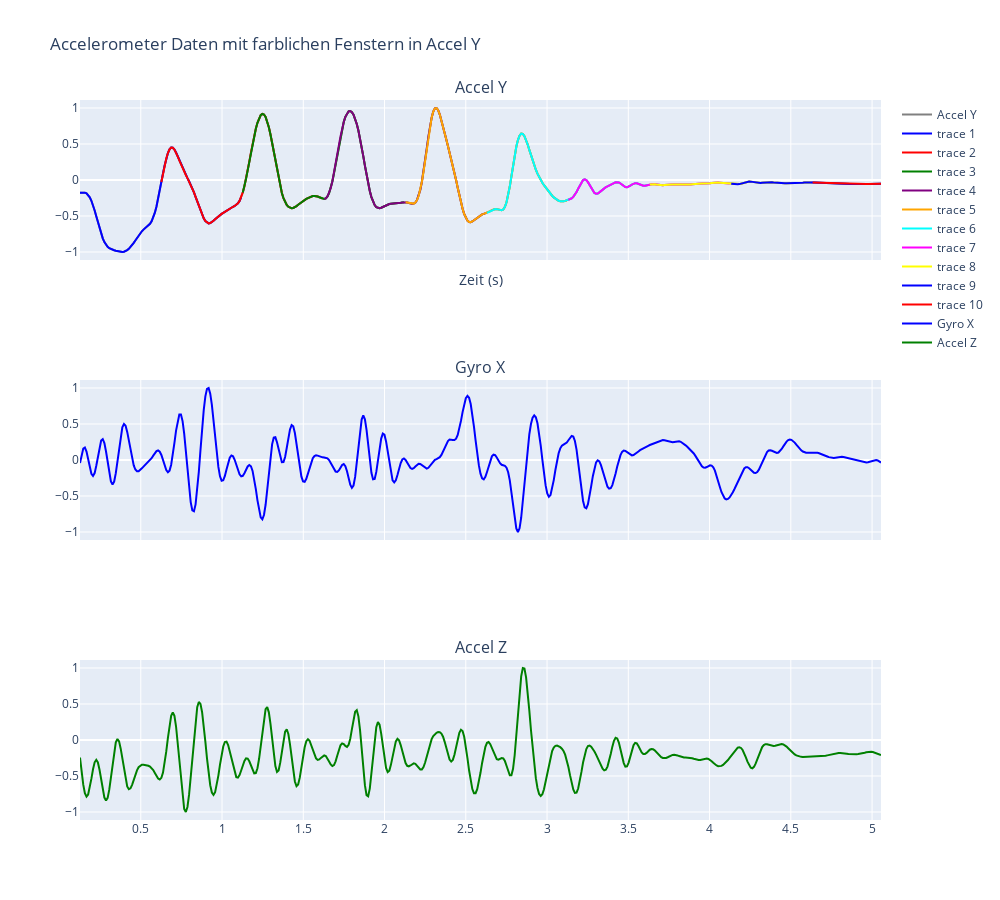

Notebook code for this chart:
### Code cell
plot_windows_with_data(normalized_df, windows)
